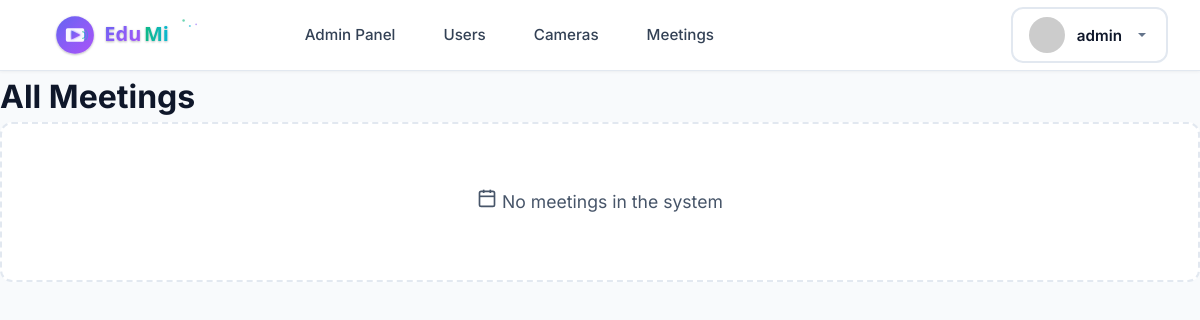
The page /meetings/teacher/ (signed in) on the database as committed earlier.
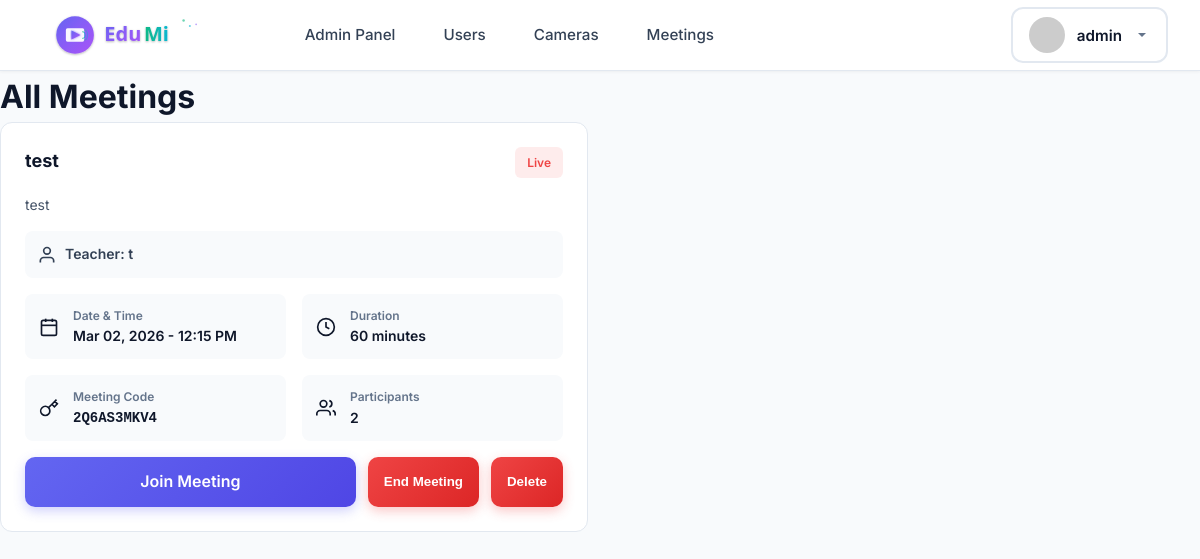
The same page on the database as committed later.
### meetings/models.py (models this page shows, shortened)
class Meeting(models.Model):
    STATUS_CHOICES = [
        ('scheduled', 'Scheduled'),
        ('live', 'Live'),
        ('ended', 'Ended'),
        ('cancelled', 'Cancelled'),
    ]
    title = models.CharField(max_length=200)
    description = models.TextField(blank=True)
    teacher = models.ForeignKey(User, on_delete=models.CASCADE, related_name='hosted_meetings')
    meeting_code = models.CharField(max_length=20, unique=True)
    scheduled_time = models.DateTimeField()
    duration_minutes = models.IntegerField(default=60)
    status = models.CharField(max_length=20, choices=STATUS_CHOICES, default='scheduled')
    max_participants = models.IntegerField(default=100)
    allow_screen_share = models.BooleanField(default=True)
    allow_chat = models.BooleanField(default=True)
    record_meeting = models.BooleanField(default=False)
    created_at = models.DateTimeField(auto_now_add=True)
    updated_at = models.DateTimeField(auto_now=True)
    class Meta:
        ordering = ['-scheduled_time']

### meetings/views.py (the view)
# urls.py: path('teacher/', views.teacher_meetings, name='teacher_meetings'),
@login_required
def teacher_meetings(request):
    if request.user.username == 'Admin' or request.user.is_superuser:
        meetings = Meeting.objects.all()
    elif hasattr(request.user, 'userprofile') and request.user.userprofile.user_type == 'teacher':
        meetings = Meeting.objects.filter(teacher=request.user)
    else:
        return redirect('login')
    return render(request, 'meetings/teacher_meetings.html', {
        'meetings': meetings,
        'is_admin': request.user.username == 'Admin' or request.user.is_superuser
    })

### templates/meetings/teacher_meetings.html (shortened to what the changed rows need)
{% extends 'base.html' %}
{% load static %}
{% block content %}
<div class="admin-container">
    <div class="admin-header">
        <h1>{% if is_admin %}All Meetings{% else %}My Meetings{% endif %}</h1>
    </div>
    {% if meetings %}
    <div class="meetings-list">
        {% for meeting in meetings %}
        <div class="meeting-card status-{{ meeting.status }}">
            <div class="meeting-header-info">
                <h3>{{ meeting.title }}</h3>
                <span class="meeting-status status-{{ meeting.status }}">{{ meeting.get_status_display }}</span>
            </div>
            <p class="meeting-description">{{ meeting.description|default:"No description" }}</p>
            {% if is_admin %}
            <div class="meeting-teacher-info">
                <span class="icon"><svg xmlns="http://www.w3.org/2000/svg" viewBox="0 0 24 24" fill="none" stroke="currentColor" stroke-width="2"><path d="M20 21v-2a4 4 0 0 0-4-4H8a4 4 0 0 0-4 4v2"></path><circle cx="12" cy="7" r="4"></circle></svg></span>
                <span>Teacher: {{ meeting.teacher.username }}</span>
            </div>
            {% endif %}
            <div class="meeting-details-grid">
                <div class="detail-item-small">
                    <span class="icon"><svg xmlns="http://www.w3.org/2000/svg" viewBox="0 0 24 24" fill="none" stroke="currentColor" stroke-width="2"><rect x="3" y="4" width="18" height="18" rx="2" ry="2"></rect><line x1="16" y1="2" x2="16" y2="6"></line><line x1="8" y1="2" x2="8" y2="6"></line><line x1="3" y1="10" x2="21" y2="10"></line></svg></span>
                    <div>
                        <p class="label">Date & Time</p>
                        <p class="value">{{ meeting.scheduled_time|date:"M d, Y - h:i A" }}</p>
                    </div>
                </div>
                <div class="detail-item-small">
                    <span class="icon"><svg xmlns="http://www.w3.org/2000/svg" viewBox="0 0 24 24" fill="none" stroke="currentColor" stroke-width="2"><circle cx="12" cy="12" r="10"></circle><polyline points="12 6 12 12 16 14"></polyline></svg></span>
                    <div>
                        <p class="label">Duration</p>
                        <p class="value">{{ meeting.duration_minutes }} minutes</p>
                    </div>
                </div>
                <div class="detail-item-small">
                    <span class="icon"><svg xmlns="http://www.w3.org/2000/svg" viewBox="0 0 24 24" fill="none" stroke="currentColor" stroke-width="2"><path d="M21 2l-2 2m-7.61 7.61a5.5 5.5 0 1 1-7.778 7.778 5.5 5.5 0 0 1 7.777-7.777zm0 0L15.5 7.5m0 0l3 3L22 7l-3-3m-3.5 3.5L19 4"></path></svg></span>
                    <div>
                        <p class="label">Meeting Code</p>
                        <p class="value code">{{ meeting.meeting_code }}</p>
                    </div>
                </div>
                <div class="detail-item-small">
                    <span class="icon"><svg xmlns="http://www.w3.org/2000/svg" viewBox="0 0 24 24" fill="none" stroke="currentColor" stroke-width="2"><path d="M17 21v-2a4 4 0 0 0-4-4H5a4 4 0 0 0-4 4v2"></path><circle cx="9" cy="7" r="4"></circle><path d="M23 21v-2a4 4 0 0 0-3-3.87"></path><path d="M16 3.13a4 4 0 0 1 0 7.75"></path></svg></span>
                    <div>
                        <p class="label">Participants</p>
                        <p class="value">{{ meeting.participants.count }}</p>
                    </div>
                </div>
            </div>
            <div class="meeting-actions">
                {% if meeting.status == 'scheduled' or meeting.status == 'live' %}
                <a href="{% url 'join_meeting' meeting.meeting_code %}" class="btn-view">
                    {% if meeting.status == 'scheduled' %}Start Meeting{% else %}Join Meeting{% endif %}
                </a>
                {% endif %}
                {% if meeting.status == 'live' %}
                <button onclick="endMeeting({{ meeting.id }})" class="btn-delete">End Meeting</button>
                {% endif %}
                {% if is_admin %}
                    <button onclick="deleteMeeting({{ meeting.id }})" class="btn-delete">Delete</button>
                {% endif %}
            </div>
        </div>
        {% endfor %}
    </div>
    {% else %}
    <div class="no-cameras">
        <p><span class="icon"><svg xmlns="http://www.w3.org/2000/svg" viewBox="0 0 24 24" fill="none" stroke="currentColor" stroke-width="2"><rect x="3" y="4" width="18" height="18" rx="2" ry="2"></rect><line x1="16" y1="2" x2="16" y2="6"></line><line x1="8" y1="2" x2="8" y2="6"></line><line x1="3" y1="10" x2="21" y2="10"></line></svg></span> No meetings {% if is_admin %}in the system{% else %}scheduled yet{% endif %}</p>
    </div>
    {% endif %}
</div>
{% endblock %}

Rows that differ between the two databases and show on the page:
added Meeting: title "test", status "Live", description "test", teacher.username "t", scheduled_time "Mar 02, 2026 - 12:15 PM", duration_minutes "60", meeting_code "2Q6AS3MKV4", participants.count "2", shows "Join Meeting"
Other text that changed with them:
text no longer shown: "No meetings in the system"
